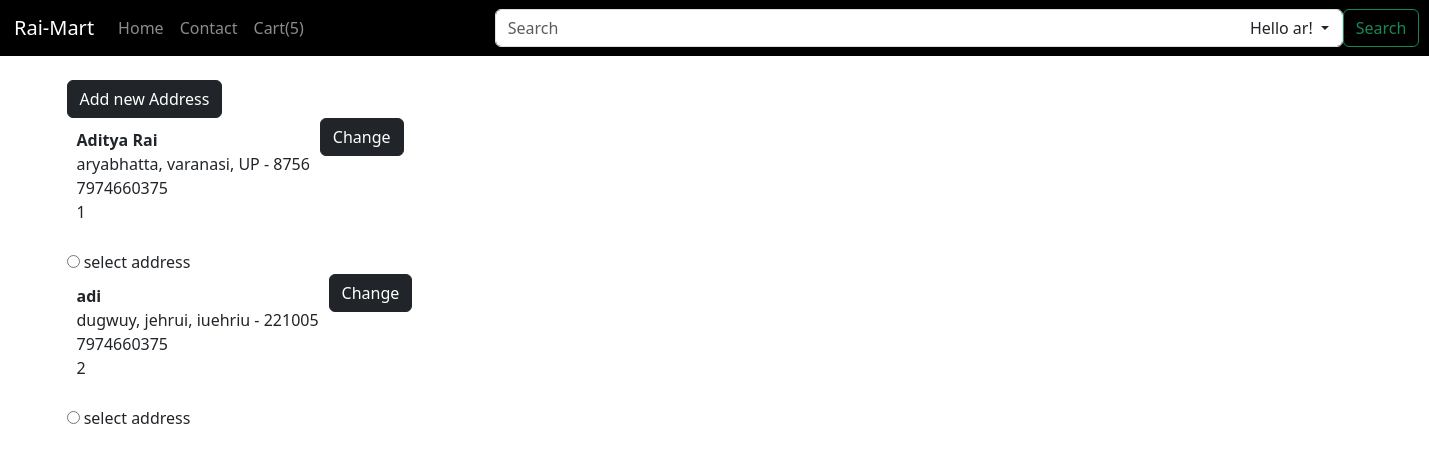
The page /address (signed in) on the database its author committed.
### home/models.py (models this page shows, shortened)
class newAddress(models.Model):
    user = models.ForeignKey(User, on_delete=models.CASCADE, null=True, blank=True)
    ordId = models.AutoField(primary_key=True)
    name = models.CharField(max_length=100,default="")
    primary = models.BooleanField(default=False)
    phone = models.CharField(max_length=20, default="")
    pincode = models.CharField(max_length=10, default="")
    city = models.CharField(max_length=200, default="")
    street = models.CharField(max_length=300, default="")
    state = models.CharField(max_length=50, default="")

### home/views.py (the view, shortened to what this page needs)
# urls.py: path('address',views.address,name="address"),
@login_required(login_url="/signin")
def address(request):
    user = request.user
    address1 = newAddress(user=user, name = '', phone = '', city = '', pincode = '', state = '', street = '')
    fname = request.session.get('fname')
    items_In_cartProd = CartProd.objects.filter(user=user)
    prodList = []
    for item in items_In_cartProd:
        itemJson = item.itemJson.strip()
        if itemJson:
            data = json.loads(itemJson)
        else:
            data = {}
        for key in data:
            prodId = key
            prodList.append({"prodId":prodId})
    addList = []
    addresses = newAddress.objects.filter(user=user)
    for newAdd in addresses:
        user_name = newAdd.name.strip()
        user_id = newAdd.ordId
        user_phone = newAdd.phone.strip()
        user_preference = newAdd.primary
        preference = str(user_preference)
        add_Id = "b" + '\'add'+str(user_id) + '\''
        user_pincode = newAdd.pincode.strip()
        user_city = newAdd.city.strip()
        user_street = newAdd.street.strip()
        user_state = newAdd.state.strip()
        addList.append({'name':user_name,'phone':user_phone,'pincode':user_pincode,'city':user_city,'street':user_street,'state':user_state,'AddressId':user_id,'preference':preference.lower()})
    return render(request,'address.html',{'fname':fname,'prodList':prodList,'addList':addList})

### templates/address.html (shortened to what this page needs)
{% extends 'basic.html' %}
{% load static %}
{% block body %}
<div class="container my-4">
    <button class="btn btn-dark" id="address">Add new Address</button>
    {% for address in addList %}
    <div style="display: flex; flex-direction: row;">
        <div style="margin: 10px;">
            <p><strong>{{address.name}}</strong><br>
            {{address.street}}, {{address.city}}, {{address.state}} - {{address.pincode}} <br> {{address.phone}} <br> {{address.AddressId}}</p>
        </div>
        <div>
            <button class="btn btn-dark">Change</button>
        </div>
    </div>
    <div class="col-12">
        <label class="radio-container">
            <input type="radio" name="selectedAddress" class="address-radio" id="add{{address.AddressId}}">{% csrf_token %}
            <span class="checkmark">select address</span>
        </label>
    </div>
    {% endfor %}
</div>
{% endblock %}

### rows shown on the page
newAddress: name "Aditya Rai", street "aryabhatta", city "varanasi", state "UP", pincode "8756", phone "7974660375"
newAddress: name "adi", street "dugwuy", city "jehrui", state "iuehriu", pincode "221005", phone "7974660375"

### other values the page prints
{{ fname }} "ar"
{{ address.AddressId }} "1" "2"
